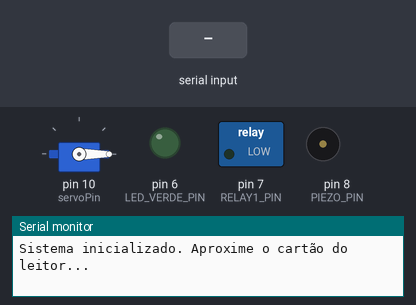
Simulated run of this sketch. Board: Arduino Uno, built with avr-gcc and run on an emulated ATmega328P. Shown: servo, switched loads named in the sketch (green lamp = pin HIGH), output pins drawn as LEDs (lit = HIGH), buzzer (waves = sounding), the last lines printed to the serial monitor. The inputs (shaded band) are chosen by the test bench.

Above: at 1.2 s.
1.3 s: "1\n" received over the second serial link
At 2.7 s:
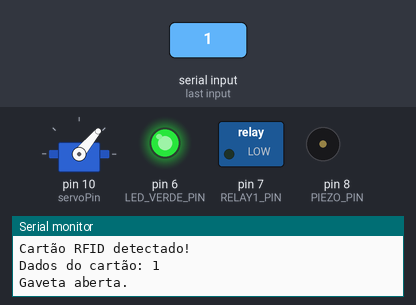
At 19.6 s:
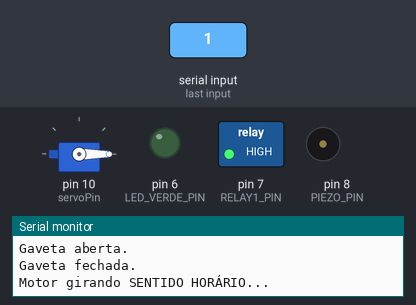
Timing chart, 0 to 19.9 s (numbered marks = the images above; inputs shaded):
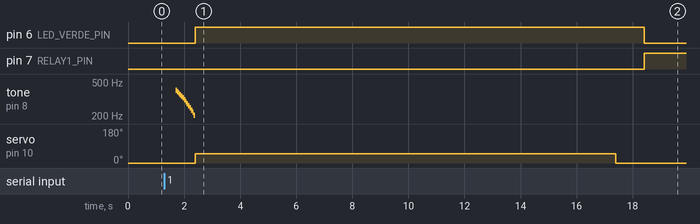

Measured:
- after the input at 1.3 s, pin 6 (LED_VERDE_PIN): LOW → HIGH after 1.1 s, → LOW 16.0 s later; pin 7 (RELAY1_PIN): LOW → HIGH after 17.1 s

The sketch:

ioy.ino
```cpp
#include <Servo.h>
#include <SoftwareSerial.h>

// Definições de pinos
#define PIEZO_PIN 8
#define LED_VERDE_PIN 6

#define RELAY1_PIN 7   // Relé que controla LIGA/DESLIGA do motor
#define RELAY2_PIN 6   // Relé que inverte o sentido do motor

const int servoPin = 10;
const int rfidRxPin = 2;

SoftwareSerial rfidSerial(rfidRxPin, -1);
Servo servoMotor;

bool emCooldown = false;
unsigned long tempoInicio = 0;
const unsigned long tempoCooldown = 20000;

void setup() {
  Serial.begin(9600);
  rfidSerial.begin(9600);
  servoMotor.attach(servoPin);
  servoMotor.write(0);

  pinMode(PIEZO_PIN, OUTPUT);
  pinMode(LED_VERDE_PIN, OUTPUT);

  pinMode(RELAY1_PIN, OUTPUT);
  pinMode(RELAY2_PIN, OUTPUT);

  digitalWrite(RELAY1_PIN, LOW);
  digitalWrite(RELAY2_PIN, LOW);

  Serial.println("Sistema inicializado. Aproxime o cartão do leitor...");
}

void loop() {
  if (rfidSerial.available() > 0 && !emCooldown) {
    String rfidData = rfidSerial.readStringUntil('\n');
    Serial.println("Cartão RFID detectado!");
    Serial.println("Dados do cartão: " + rfidData);

    emCooldown = true;
    tempoInicio = millis();

    emitirSom();
    digitalWrite(LED_VERDE_PIN, HIGH);

    servoMotor.write(50);
    Serial.println("Gaveta aberta.");
    delay(15000);
    servoMotor.write(0);
    Serial.println("Gaveta fechada.");

    delay(1000);

    // Liga o motor no sentido HORÁRIO
    digitalWrite(RELAY1_PIN, HIGH);
    digitalWrite(RELAY2_PIN, LOW);
    Serial.println("Motor girando SENTIDO HORÁRIO...");
    delay(6000);
    digitalWrite(RELAY1_PIN, LOW); // Desliga o motor
    Serial.println("Motor desligado.");

    delay(10000);

    // Liga o motor no sentido ANTI-HORÁRIO
    digitalWrite(RELAY1_PIN, HIGH);
    digitalWrite(RELAY2_PIN, HIGH);
    Serial.println("Motor girando SENTIDO ANTI-HORÁRIO...");
    delay(6000);
    digitalWrite(RELAY1_PIN, LOW); // Desliga o motor
    Serial.println("Motor desligado.");

    digitalWrite(LED_VERDE_PIN, LOW);

    enviarDadosParaAPI(rfidData, "servo_motor", "ativado");
  }

  if (emCooldown && millis() - tempoInicio >= tempoCooldown) {
    emCooldown = false;
    Serial.println("Cooldown terminado. Sistema pronto para novo cartão.");
  }
  delay(100);
}

void emitirSom() {
  for (int i = 10; i <= 80; i += 10) {
    tone(PIEZO_PIN, i, 1);
    delay(50);
  }
  for (int i = 400; i >= 200; i -= 15) {
    tone(PIEZO_PIN, i, 100);
    delay(50);
  }
  noTone(PIEZO_PIN);
}

void enviarDadosParaAPI(String rfidData, String tipo, String status) {
  String jsonData = "{";
  jsonData += "\"rfidData\":\"" + rfidData + "\",";
  jsonData += "\"tipo\":\"" + tipo + "\",";
  jsonData += "\"status\":\"" + status + "\"";
  jsonData += "}";
  Serial.println(jsonData);
}
```
